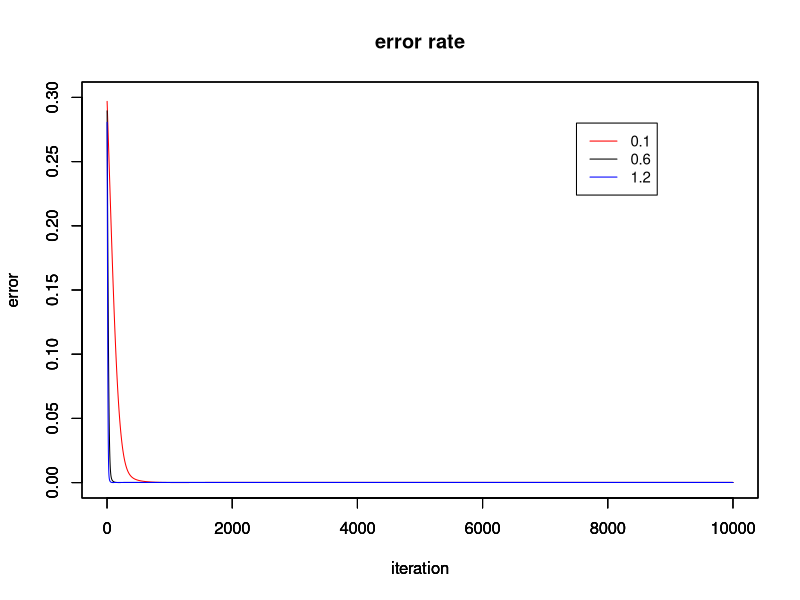

Here is the R script that generated this plot:
rm(list = ls())

###############################
## (a) ##
###############################

### Initialize parameters
w1 = 0.15
w2 = 0.20
w3 = 0.25
w4 = 0.30
w5 = 0.40
w6 = 0.45
w7 = 0.50
w8 = 0.55
w = c(w1, w2, w3, w4, w5, w6, w7, w8)

b1 = 0.35
b2 = 0.60
b = c(b1, b2)

### Input and target values
input1 = 0.05
input2 = 0.10
input = c(input1, input2)

out1 = 0.01
out2 = 0.99
out = c(out1, out2)

### Set learning rate
gamma = 0.5

### define functions
sigmoid = function(z){return (1 / (1 + exp(-z)))}

forwardProp = function(input, w, b){
  neth1 = w[1]*input[1] + w[2]*input[2] + b[1]
  neth2 = w[3]*input[1] + w[4]*input[2] + b[1]
  outh1 = sigmoid(neth1)
  outh2 = sigmoid(neth2)
  
  neto1 = w[5]*outh1 + w[6]*outh2 + b[2]
  neto2 = w[7]*outh1 + w[8]*outh2 + b[2]
  outo1 = sigmoid(neto1)
  outo2 = sigmoid(neto2)
  
  res = c(outh1, outh2, outo1, outo2)
  return(res)
}


error = function(res,out){
  err = 0.5*(out[1] - res[3])^2 + 0.5*(out[2] - res[4])^2
  return(err)
}

### Forward Propagation
res = forwardProp(input, w, b)
outh1 = res[1] ; outh2 = res[2] ; outo1 = res[3] ; outo2 = res[4]
err = error(res, out)

### Backward Propagation
backwardProp = function(res, input, out, gamma){
  ## w5 to w8
  # compute dE_dw5
  dE_douto1 = -(out[1]-outo1)
  douto1_dneto1 = outo1*(1-outo1)
  dneto1_dw5 = outh1
  dE_dw5 = dE_douto1 * douto1_dneto1 * dneto1_dw5
  # compute dE_dw6
  dneto1_dw6 = outh2
  dE_dw6 = dE_douto1 * douto1_dneto1 * dneto1_dw6
  # compute dE_dw7
  dE_douto2 = -(out[2]-outo2)
  douto2_dneto2 = outo2*(1-outo2)
  dneto2_dw7 = outh1
  dE_dw7 = dE_douto2 * douto2_dneto2 * dneto2_dw7
  # compute dE_dw8
  dneto2_dw8 = outh2
  dE_dw8 = dE_douto2 * douto2_dneto2 * dneto2_dw8
  
  ## w1 to w4
  # compute dE_dw1
  dneto1_douth1 = w5
  dneto2_douth1 = w7
  dE_douth1 = dE_douto1 * douto1_dneto1 * dneto1_douth1 + dE_douto2 * douto2_dneto2 * dneto2_douth1
  douth1_dneth1 = outh1 * (1-outh1)
  dneth1_dw1 = input[1]
  dE_dw1 = dE_douth1 * douth1_dneth1 * dneth1_dw1
  # compute dE_dw2
  dneth1_dw2 = input[2]
  dE_dw2 = dE_douth1 * douth1_dneth1 * dneth1_dw2
  # compute dE_dw3
  dneto1_douth2 = w6
  dneto2_douth2 = w8
  dE_douth2 = dE_douto1 * douto1_dneto1 * dneto1_douth2 + dE_douto2 * douto2_dneto2 * dneto2_douth2
  douth2_dneth2 = outh2 * (1-outh2)
  dneth2_dw3 = input[1]
  dE_dw3 = dE_douth2 * douth2_dneth2 * dneth2_dw3
  # compute dE_dw4
  dneth2_dw4 = input[2]
  dE_dw4 = dE_douth2 * douth2_dneth2 * dneth2_dw4
  
  # compute dE_db2
  dE_db2 = dE_douto1*douto1_dneto1*1 + dE_douto2*douto2_dneto2*1
  
  # compute dE_db1
  dE_db1 = dE_douto1*douto1_dneto1*dneto1_douth1*douth1_dneth1*1 + dE_douto2*douto2_dneto2*dneto2_douth2*douth2_dneth2*1
  
  ## Update all parameters via a gradient decent
  w1 = w1 - gamma*dE_dw1
  w2 = w2 - gamma*dE_dw2
  w3 = w3 - gamma*dE_dw3
  w4 = w4 - gamma*dE_dw4
  w5 = w5 - gamma*dE_dw5
  w6 = w6 - gamma*dE_dw6
  w7 = w7 - gamma*dE_dw7
  w8 = w8 - gamma*dE_dw8
  w = c(w1, w2, w3, w4, w5, w6, w7, w8)
  b1 = b1 - gamma*dE_db1
  b2 = b2 - gamma*dE_db2 
  return(c(w, b))
}
backwardProp(res, input, out, gamma)[1:8]


###############################
## (b) ##
###############################
numIter = 1

### Implement Forward-backward propagation
err = c()
for(i in 1:numIter){
  
  ### forward
  res = forwardProp(input, w, b)
  outh1 = res[1]; outh2 = res[2]; outo1 = res[3]; outo2 = res[4]
  
  ### compute error
  err[i] = error(res, out)
  
  ### backward propagation
  ## update w_5, w_6, w_7, w_8, b2 
  # compute dE_dw5
  dE_douto1 = -( out[1] - outo1 )
  douto1_dneto1 = outo1*(1-outo1)
  dneto1_dw5 = outh1
  dE_dw5 = dE_douto1*douto1_dneto1*dneto1_dw5
  
  # compute dE_dw6
  dneto1_dw6 = outh2
  dE_dw6 = dE_douto1*douto1_dneto1*dneto1_dw6
  
  # compute dE_dw7
  dE_douto2 = -( out[2] - outo2 )
  douto2_dneto2 = outo2*(1-outo2)
  dneto2_dw7 = outh1
  dE_dw7 = dE_douto2*douto2_dneto2*dneto2_dw7
  
  # compute dE_dw8
  dneto2_dw8 = outh2
  dE_dw8 = dE_douto2*douto2_dneto2*dneto2_dw8
  
  # compute dE_db2
  dE_db2 = dE_douto1*douto1_dneto1*1 + dE_douto2*douto2_dneto2*1
  
  ## update w_1, w_2, w_3, w_4, b1 
  # compute dE_douth1 first
  dneto1_douth1 = w5
  dneto2_douth1 = w7
  dE_douth1 = dE_douto1*douto1_dneto1*dneto1_douth1 + dE_douto2*douto2_dneto2*dneto2_douth1
  
  # compute dE_douth2 first
  dneto1_douth2 = w6
  dneto2_douth2 = w8
  dE_douth2 = dE_douto1*douto1_dneto1*dneto1_douth2 + dE_douto2*douto2_dneto2*dneto2_douth2 
  
  # compute dE_dw1    
  douth1_dneth1 = outh1*(1-outh1)
  dneth1_dw1 = input[1]
  dE_dw1 = dE_douth1*douth1_dneth1*dneth1_dw1
  
  # compute dE_dw2
  dneth1_dw2 = input[2]
  dE_dw2 = dE_douth1*douth1_dneth1*dneth1_dw2
  
  # compute dE_dw3
  douth2_dneth2 = outh2*(1-outh2)
  dneth2_dw3 = input[1] 
  dE_dw3 = dE_douth2*douth2_dneth2*dneth2_dw3
  
  # compute dE_dw4
  dneth2_dw4 = input[2]
  dE_dw4 = dE_douth2*douth2_dneth2*dneth2_dw4  
  
  # compute dE_db1
  dE_db1 = dE_douto1*douto1_dneto1*dneto1_douth1*douth1_dneth1*1 + dE_douto2*douto2_dneto2*dneto2_douth2*douth2_dneth2*1
  
  ### update all parameters via a gradient descent 
  w1_b = w1 - gamma*dE_dw1
  w2_b = w2 - gamma*dE_dw2
  w3_b = w3 - gamma*dE_dw3
  w4_b = w4 - gamma*dE_dw4
  w5_b = w5 - gamma*dE_dw5
  w6_b = w6 - gamma*dE_dw6
  w7_b = w7 - gamma*dE_dw7
  w8_b = w8 - gamma*dE_dw8
  b1_b = b1 - gamma*dE_db1
  b2_b = b2 - gamma*dE_db2    
  
  w_b = c(w1_b, w2_b, w3_b, w4_b, w5_b, w6_b, w7_b, w8_b)
  b_b= c(b1_b, b2_b)
  
  
}
w_b
backwardProp(res, input, out, gamma)[1:8]

###############################
## (c) ##
###############################

### 10000 iterations
## learning rate = 0.1
# Initialize parameters
w1 = 0.15
w2 = 0.20
w3 = 0.25
w4 = 0.30
w5 = 0.40
w6 = 0.45
w7 = 0.50
w8 = 0.55
w = c(w1, w2, w3, w4, w5, w6, w7, w8)

b1 = 0.35
b2 = 0.60
b = c(b1, b2)

input1 = 0.05
input2 = 0.10
input = c(input1, input2)

out1 = 0.01
out2 = 0.99
out = c(out1, out2)

gamma = 0.1

res = forwardProp(input, w, b)
err = c()
for (i in 1:10000) {
  param = backwardProp(res, input, out, gamma)
  w = param[1:8]
  b = param[9:10]
  res = forwardProp(input, w, b)
  err[i] = error(res, out)
  w1 = w[1] ; w2 = w[2] ; w3 = w[3] ; w4 = w[4] ; w5 = w[5] ; w6 = w[6] ; w7 = w[7] ; w8 = w[8]
  b1 = b[1] ; b2 = b[2]
  w = c(w1, w2, w3, w4, w5, w6, w7, w8)
  b = c(b1, b2)
  
}
err0.1 <- err
res0.1 <- res

## learning rate = 0.6
# Initialize parameters
w1 = 0.15
w2 = 0.20
w3 = 0.25
w4 = 0.30
w5 = 0.40
w6 = 0.45
w7 = 0.50
w8 = 0.55
w = c(w1, w2, w3, w4, w5, w6, w7, w8)

b1 = 0.35
b2 = 0.60
b = c(b1, b2)

# Input and target values
input1 = 0.05
input2 = 0.10
input = c(input1, input2)

out1 = 0.01
out2 = 0.99
out = c(out1, out2)

gamma = 0.6

res = forwardProp(input, w, b)
err = c()
for (i in 1:10000) {
  param = backwardProp(res, input, out, gamma)
  w = param[1:8]
  b = param[9:10]
  res = forwardProp(input, w, b)
  err[i] = error(res, out)
  w1 = w[1] ; w2 = w[2] ; w3 = w[3] ; w4 = w[4] ; w5 = w[5] ; w6 = w[6] ; w7 = w[7] ; w8 = w[8]
  b1 = b[1] ; b2 = b[2]
  w = c(w1, w2, w3, w4, w5, w6, w7, w8)
  b = c(b1, b2)
  
}
err0.6 <- err
res0.6 <- res

## learning rate = 1.2
# Initialize parameters
w1 = 0.15
w2 = 0.20
w3 = 0.25
w4 = 0.30
w5 = 0.40
w6 = 0.45
w7 = 0.50
w8 = 0.55
w = c(w1, w2, w3, w4, w5, w6, w7, w8)

b1 = 0.35
b2 = 0.60
b = c(b1, b2)

input1 = 0.05
input2 = 0.10
input = c(input1, input2)

out1 = 0.01
out2 = 0.99
out = c(out1, out2)

gamma = 1.2

res = forwardProp(input, w, b)
err = c()
for (i in 1:10000) {
  param = backwardProp(res, input, out, gamma)
  w = param[1:8]
  b = param[9:10]
  res = forwardProp(input, w, b)
  err[i] = error(res, out)
  w1 = w[1] ; w2 = w[2] ; w3 = w[3] ; w4 = w[4] ; w5 = w[5] ; w6 = w[6] ; w7 = w[7] ; w8 = w[8]
  b1 = b[1] ; b2 = b[2]
  w = c(w1, w2, w3, w4, w5, w6, w7, w8)
  b = c(b1, b2)
  
}
err1.2 <- err
res1.2 <- res

plot(err0.1, type = 'l', col = 'red', ylab = 'error', xlab = 'iteration', ylim = c(0,0.3),  xlim = c(0,10000), main = 'error rate')
par(new = T)
plot(err0.6, type = 'l', col = 'black', ylab = 'error', xlab = 'iteration', ylim = c(0,0.3),  xlim = c(0,10000))
par(new = T)
plot(err1.2, type = 'l', col = 'blue', ylab = 'error', xlab = 'iteration', ylim = c(0,0.3),  xlim = c(0,10000))
legend(x = 7500, y = 0.28, c("0.1", "0.6", "1.2"), cex = 0.9, lty = c(1,1,1), col = c("red", "black", "blue"))
iteration.df = data.frame(gamma = c(0.1, 0.6, 1.2), o1 = rep(0,3), o2 = rep(0,3)) 
iteration.df[1,2:3] = res0.1[3:4]
iteration.df[2,2:3] = res0.6[3:4]
iteration.df[3,2:3] = res1.2[3:4]
iteration.df
out
res0.1[3:4]
res0.6[3:4]
res1.2[3:4]
